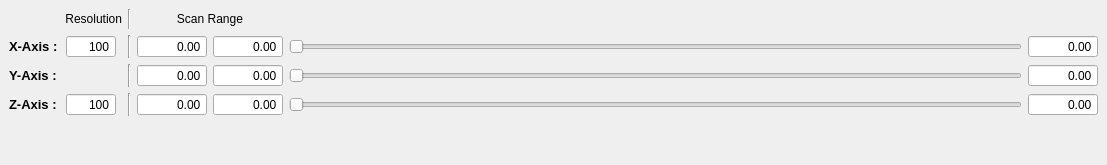
  <widget class="QDockWidget" name="scan_control_dockWidget">
   <property name="maximumSize">
    <size>
     <width>524287</width>
     <height>170</height>
    </size>
   </property>
   <property name="windowTitle">
    <string>Scan parameters</string>
   </property>
   <attribute name="dockWidgetArea">
    <number>8</number>
   </attribute>
   <widget class="QWidget" name="dockWidgetContents_3">
    <layout class="QGridLayout" name="gridLayout_3">
     <item row="0" column="0" colspan="2">
      <widget class="QLabel" name="resolutionLabel">
       <property name="sizePolicy">
        <sizepolicy hsizetype="Fixed" vsizetype="Preferred">
         <horstretch>0</horstretch>
         <verstretch>0</verstretch>
        </sizepolicy>
       </property>
       <property name="minimumSize">
        <size>
         <width>50</width>
         <height>0</height>
        </size>
       </property>
       <property name="maximumSize">
        <size>
         <width>125</width>
         <height>16777215</height>
        </size>
       </property>
       <property name="text">
        <string>Resolution</string>
       </property>
       <property name="alignment">
        <set>Qt::AlignRight|Qt::AlignTrailing|Qt::AlignVCenter</set>
       </property>
      </widget>
     </item>
     <item row="0" column="2">
      <widget class="Line" name="line">
       <property name="orientation">
        <enum>Qt::Vertical</enum>
       </property>
      </widget>
     </item>
     <item row="0" column="3" colspan="2">
      <widget class="QLabel" name="scanrangeLabel">
       <property name="text">
        <string>Scan Range</string>
       </property>
       <property name="alignment">
        <set>Qt::AlignCenter</set>
       </property>
      </widget>
     </item>
     <item row="0" column="5">
      <spacer name="horizontalSpacer_2">
       <property name="orientation">
        <enum>Qt::Horizontal</enum>
       </property>
       <property name="sizeHint" stdset="0">
        <size>
         <width>733</width>
         <height>20</height>
        </size>
       </property>
      </spacer>
     </item>
     <item row="1" column="0">
      <widget class="QLabel" name="xAxisLabel">
       <property name="sizePolicy">
        <sizepolicy hsizetype="Fixed" vsizetype="Preferred">
         <horstretch>0</horstretch>
         <verstretch>0</verstretch>
        </sizepolicy>
       </property>
       <property name="font">
        <font>
         <pointsize>10</pointsize>
         <weight>75</weight>
         <bold>true</bold>
        </font>
       </property>
       <property name="text">
        <string>X-Axis :</string>
       </property>
       <property name="scaledContents">
        <bool>false</bool>
       </property>
      </widget>
     </item>
     <item row="1" column="1">
      <widget class="QSpinBox" name="xy_res_InputWidget">
       <property name="sizePolicy">
        <sizepolicy hsizetype="Expanding" vsizetype="Fixed">
         <horstretch>0</horstretch>
         <verstretch>0</verstretch>
        </sizepolicy>
       </property>
       <property name="maximumSize">
        <size>
         <width>50</width>
         <height>16777215</height>
        </size>
       </property>
       <property name="mouseTracking">
        <bool>true</bool>
       </property>
       <property name="focusPolicy">
        <enum>Qt::WheelFocus</enum>
       </property>
       <property name="acceptDrops">
        <bool>true</bool>
       </property>
       <property name="toolTip">
        <string>&lt;html&gt;&lt;head/&gt;&lt;body&gt;&lt;p&gt;&lt;span style=&quot; font-size:10pt; font-weight:600;&quot;&gt;XY-Resolution&lt;/span&gt;&lt;/p&gt;&lt;/body&gt;&lt;/html&gt;</string>
       </property>
       <property name="alignment">
        <set>Qt::AlignRight|Qt::AlignTrailing|Qt::AlignVCenter</set>
       </property>
       <property name="buttonSymbols">
        <enum>QAbstractSpinBox::NoButtons</enum>
       </property>
       <property name="accelerated">
        <bool>true</bool>
       </property>
       <property name="minimum">
        <number>2</number>
       </property>
       <property name="maximum">
        <number>10000</number>
       </property>
       <property name="value">
        <number>100</number>
       </property>
      </widget>
     </item>
     <item row="1" column="2">
      <widget class="Line" name="line_2">
       <property name="orientation">
        <enum>Qt::Vertical</enum>
       </property>
      </widget>
     </item>
     <item row="1" column="4">
      <widget class="ScienDSpinBox" name="x_max_InputWidget">
       <property name="sizePolicy">
        <sizepolicy hsizetype="Expanding" vsizetype="Fixed">
         <horstretch>0</horstretch>
         <verstretch>0</verstretch>
        </sizepolicy>
       </property>
       <property name="minimumSize">
        <size>
         <width>70</width>
         <height>0</height>
        </size>
       </property>
       <property name="maximumSize">
        <size>
         <width>50</width>
         <height>16777215</height>
        </size>
       </property>
       <property name="mouseTracking">
        <bool>true</bool>
       </property>
       <property name="focusPolicy">
        <enum>Qt::WheelFocus</enum>
       </property>
       <property name="acceptDrops">
        <bool>true</bool>
       </property>
       <property name="toolTip">
        <string>&lt;html&gt;&lt;head/&gt;&lt;body&gt;&lt;p&gt;&lt;span style=&quot; font-size:10pt; font-weight:600;&quot;&gt;X_Max&lt;/span&gt;&lt;/p&gt;&lt;/body&gt;&lt;/html&gt;</string>
       </property>
       <property name="alignment">
        <set>Qt::AlignRight|Qt::AlignTrailing|Qt::AlignVCenter</set>
       </property>
       <property name="buttonSymbols">
        <enum>QAbstractSpinBox::NoButtons</enum>
       </property>
       <property name="accelerated">
        <bool>true</bool>
       </property>
       <property name="decimals">
        <number>2</number>
       </property>
       <property name="minimum">
        <double>-200.000000000000000</double>
       </property>
       <property name="maximum">
        <double>200.000000000000000</double>
       </property>
      </widget>
     </item>
     <item row="1" column="5">
      <widget class="QSlider" name="x_SliderWidget">
       <property name="minimumSize">
        <size>
         <width>150</width>
         <height>0</height>
        </size>
       </property>
       <property name="singleStep">
        <number>1</number>
       </property>
       <property name="orientation">
        <enum>Qt::Horizontal</enum>
       </property>
      </widget>
     </item>
     <item row="1" column="6">
      <widget class="ScienDSpinBox" name="x_current_InputWidget">
       <property name="sizePolicy">
        <sizepolicy hsizetype="Expanding" vsizetype="Fixed">
         <horstretch>0</horstretch>
         <verstretch>0</verstretch>
        </sizepolicy>
       </property>
       <property name="minimumSize">
        <size>
         <width>70</width>
         <height>0</height>
        </size>
       </property>
       <property name="maximumSize">
        <size>
         <width>50</width>
         <height>16777215</height>
        </size>
       </property>
       <property name="mouseTracking">
        <bool>true</bool>
       </property>
       <property name="focusPolicy">
        <enum>Qt::WheelFocus</enum>
       </property>
       <property name="acceptDrops">
        <bool>true</bool>
       </property>
       <property name="toolTip">
        <string>&lt;html&gt;&lt;head/&gt;&lt;body&gt;&lt;p&gt;&lt;span style=&quot; font-size:10pt; font-weight:600;&quot;&gt;X-position&lt;/span&gt;&lt;/p&gt;&lt;/body&gt;&lt;/html&gt;</string>
       </property>
       <property name="alignment">
        <set>Qt::AlignRight|Qt::AlignTrailing|Qt::AlignVCenter</set>
       </property>
       <property name="buttonSymbols">
        <enum>QAbstractSpinBox::NoButtons</enum>
       </property>
       <property name="accelerated">
        <bool>true</bool>
       </property>
       <property name="decimals">
        <number>2</number>
       </property>
       <property name="minimum">
        <double>-1000.000000000000000</double>
       </property>
       <property name="maximum">
        <double>1000.000000000000000</double>
       </property>
       <property name="singleStep">
        <double>0.010000000000000</double>
       </property>
      </widget>
     </item>
     <item row="2" column="0">
      <widget class="QLabel" name="yAxisLabel">
       <property name="sizePolicy">
        <sizepolicy hsizetype="Fixed" vsizetype="Preferred">
         <horstretch>0</horstretch>
         <verstretch>0</verstretch>
        </sizepolicy>
       </property>
       <property name="font">
        <font>
         <pointsize>10</pointsize>
         <weight>75</weight>
         <bold>true</bold>
        </font>
       </property>
       <property name="text">
        <string>Y-Axis :</string>
       </property>
      </widget>
     </item>
     <item row="2" column="1">
      <spacer name="horizontalSpacer_3">
       <property name="orientation">
        <enum>Qt::Horizontal</enum>
       </property>
       <property name="sizeType">
        <enum>QSizePolicy::Fixed</enum>
       </property>
       <property name="sizeHint" stdset="0">
        <size>
         <width>56</width>
         <height>20</height>
        </size>
       </property>
      </spacer>
     </item>
     <item row="2" column="2">
      <widget class="Line" name="line_3">
       <property name="orientation">
        <enum>Qt::Vertical</enum>
       </property>
      </widget>
     </item>
     <item row="2" column="3">
      <widget class="ScienDSpinBox" name="y_min_InputWidget">
       <property name="sizePolicy">
        <sizepolicy hsizetype="Expanding" vsizetype="Fixed">
         <horstretch>0</horstretch>
         <verstretch>0</verstretch>
        </sizepolicy>
       </property>
       <property name="minimumSize">
        <size>
         <width>70</width>
         <height>0</height>
        </size>
       </property>
       <property name="maximumSize">
        <size>
         <width>50</width>
         <height>16777215</height>
        </size>
       </property>
       <property name="mouseTracking">
        <bool>true</bool>
       </property>
       <property name="focusPolicy">
        <enum>Qt::WheelFocus</enum>
       </property>
       <property name="acceptDrops">
        <bool>true</bool>
       </property>
       <property name="toolTip">
        <string>&lt;html&gt;&lt;head/&gt;&lt;body&gt;&lt;p&gt;&lt;span style=&quot; font-size:10pt; font-weight:600;&quot;&gt;Y_Min&lt;/span&gt;&lt;/p&gt;&lt;/body&gt;&lt;/html&gt;</string>
       </property>
       <property name="alignment">
        <set>Qt::AlignRight|Qt::AlignTrailing|Qt::AlignVCenter</set>
       </property>
       <property name="buttonSymbols">
        <enum>QAbstractSpinBox::NoButtons</enum>
       </property>
       <property name="accelerated">
        <bool>true</bool>
       </property>
       <property name="decimals">
        <number>2</number>
       </property>
       <property name="minimum">
        <double>-200.000000000000000</double>
       </property>
       <property name="maximum">
        <double>200.000000000000000</double>
       </property>
      </widget>
     </item>
     <item row="2" column="4">
      <widget class="ScienDSpinBox" name="y_max_InputWidget">
       <property name="sizePolicy">
        <sizepolicy hsizetype="Expanding" vsizetype="Fixed">
         <horstretch>0</horstretch>
         <verstretch>0</verstretch>
        </sizepolicy>
       </property>
       <property name="minimumSize">
        <size>
         <width>70</width>
         <height>0</height>
        </size>
       </property>
       <property name="maximumSize">
        <size>
         <width>50</width>
         <height>16777215</height>
        </size>
       </property>
       <property name="mouseTracking">
        <bool>true</bool>
       </property>
       <property name="focusPolicy">
        <enum>Qt::WheelFocus</enum>
       </property>
       <property name="acceptDrops">
        <bool>true</bool>
       </property>
       <property name="toolTip">
        <string>&lt;html&gt;&lt;head/&gt;&lt;body&gt;&lt;p&gt;&lt;span style=&quot; font-size:10pt; font-weight:600;&quot;&gt;Y_Max&lt;/span&gt;&lt;/p&gt;&lt;/body&gt;&lt;/html&gt;</string>
       </property>
       <property name="alignment">
        <set>Qt::AlignRight|Qt::AlignTrailing|Qt::AlignVCenter</set>
       </property>
       <property name="buttonSymbols">
        <enum>QAbstractSpinBox::NoButtons</enum>
       </property>
       <property name="accelerated">
        <bool>true</bool>
       </property>
       <property name="decimals">
        <number>2</number>
       </property>
       <property name="minimum">
        <double>-200.000000000000000</double>
       </property>
       <property name="maximum">
        <double>200.000000000000000</double>
       </property>
      </widget>
     </item>
     <item row="2" column="5">
      <widget class="QSlider" name="y_SliderWidget">
       <property name="sizePolicy">
        <sizepolicy hsizetype="Expanding" vsizetype="Fixed">
         <horstretch>0</horstretch>
         <verstretch>0</verstretch>
        </sizepolicy>
       </property>
       <property name="minimumSize">
        <size>
         <width>150</width>
         <height>0</height>
        </size>
       </property>
       <property name="sizeIncrement">
        <size>
         <width>0</width>
         <height>0</height>
        </size>
       </property>
       <property name="baseSize">
        <size>
         <width>0</width>
         <height>0</height>
        </size>
       </property>
       <property name="focusPolicy">
        <enum>Qt::StrongFocus</enum>
       </property>
       <property name="orientation">
        <enum>Qt::Horizontal</enum>
       </property>
      </widget>
     </item>
     <item row="2" column="6">
      <widget class="ScienDSpinBox" name="y_current_InputWidget">
       <property name="sizePolicy">
        <sizepolicy hsizetype="Expanding" vsizetype="Fixed">
         <horstretch>0</horstretch>
         <verstretch>0</verstretch>
        </sizepolicy>
       </property>
       <property name="minimumSize">
        <size>
         <width>70</width>
         <height>0</height>
        </size>
       </property>
       <property name="maximumSize">
        <size>
         <width>50</width>
         <height>16777215</height>
        </size>
       </property>
       <property name="mouseTracking">
        <bool>true</bool>
       </property>
       <property name="focusPolicy">
        <enum>Qt::WheelFocus</enum>
       </property>
       <property name="acceptDrops">
        <bool>true</bool>
       </property>
       <property name="toolTip">
        <string>&lt;html&gt;&lt;head/&gt;&lt;body&gt;&lt;p&gt;&lt;span style=&quot; font-size:10pt; font-weight:600;&quot;&gt;Y-position&lt;/span&gt;&lt;/p&gt;&lt;/body&gt;&lt;/html&gt;</string>
       </property>
       <property name="alignment">
        <set>Qt::AlignRight|Qt::AlignTrailing|Qt::AlignVCenter</set>
       </property>
       <property name="buttonSymbols">
        <enum>QAbstractSpinBox::NoButtons</enum>
       </property>
       <property name="accelerated">
        <bool>true</bool>
       </property>
       <property name="decimals">
        <number>2</number>
       </property>
       <property name="minimum">
        <double>-1000.000000000000000</double>
       </property>
       <property name="maximum">
        <double>1000.000000000000000</double>
       </property>
       <property name="singleStep">
        <double>0.010000000000000</double>
       </property>
      </widget>
     </item>
     <item row="3" column="0">
      <widget class="QLabel" name="zAxisLabel">
       <property name="sizePolicy">
        <sizepolicy hsizetype="Fixed" vsizetype="Preferred">
         <horstretch>0</horstretch>
         <verstretch>0</verstretch>
        </sizepolicy>
       </property>
       <property name="minimumSize">
        <size>
         <width>51</width>
         <height>0</height>
        </size>
       </property>
       <property name="font">
        <font>
         <pointsize>10</pointsize>
         <weight>75</weight>
         <bold>true</bold>
        </font>
       </property>
       <property name="text">
        <string>Z-Axis :</string>
       </property>
      </widget>
     </item>
     <item row="3" column="1">
      <widget class="QSpinBox" name="z_res_InputWidget">
       <property name="sizePolicy">
        <sizepolicy hsizetype="Expanding" vsizetype="Fixed">
         <horstretch>0</horstretch>
         <verstretch>0</verstretch>
        </sizepolicy>
       </property>
       <property name="maximumSize">
        <size>
         <width>50</width>
         <height>16777215</height>
        </size>
       </property>
       <property name="mouseTracking">
        <bool>true</bool>
       </property>
       <property name="focusPolicy">
        <enum>Qt::WheelFocus</enum>
       </property>
       <property name="acceptDrops">
        <bool>true</bool>
       </property>
       <property name="toolTip">
        <string>&lt;html&gt;&lt;head/&gt;&lt;body&gt;&lt;p&gt;&lt;span style=&quot; font-size:10pt; font-weight:600;&quot;&gt;Z-Resolution&lt;/span&gt;&lt;/p&gt;&lt;/body&gt;&lt;/html&gt;</string>
       </property>
       <property name="alignment">
        <set>Qt::AlignRight|Qt::AlignTrailing|Qt::AlignVCenter</set>
       </property>
       <property name="buttonSymbols">
        <enum>QAbstractSpinBox::NoButtons</enum>
       </property>
       <property name="accelerated">
        <bool>true</bool>
       </property>
       <property name="minimum">
        <number>2</number>
       </property>
       <property name="maximum">
        <number>10000</number>
       </property>
       <property name="value">
        <number>100</number>
       </property>
      </widget>
     </item>
     <item row="3" column="2">
      <widget class="Line" name="line_4">
       <property name="orientation">
        <enum>Qt::Vertical</enum>
       </property>
      </widget>
     </item>
     <item row="3" column="3">
      <widget class="ScienDSpinBox" name="z_min_InputWidget">
       <property name="sizePolicy">
        <sizepolicy hsizetype="Expanding" vsizetype="Fixed">
         <horstretch>0</horstretch>
         <verstretch>0</verstretch>
        </sizepolicy>
       </property>
       <property name="minimumSize">
        <size>
         <width>70</width>
         <height>0</height>
        </size>
       </property>
       <property name="maximumSize">
        <size>
         <width>50</width>
         <height>16777215</height>
        </size>
       </property>
       <property name="mouseTracking">
        <bool>true</bool>
       </property>
       <property name="focusPolicy">
        <enum>Qt::WheelFocus</enum>
       </property>
       <property name="acceptDrops">
        <bool>true</bool>
       </property>
       <property name="toolTip">
        <string>&lt;html&gt;&lt;head/&gt;&lt;body&gt;&lt;p&gt;&lt;span style=&quot; font-size:10pt; font-weight:600;&quot;&gt;Z_Min&lt;/span&gt;&lt;/p&gt;&lt;/body&gt;&lt;/html&gt;</string>
       </property>
       <property name="alignment">
        <set>Qt::AlignRight|Qt::AlignTrailing|Qt::AlignVCenter</set>
       </property>
       <property name="buttonSymbols">
        <enum>QAbstractSpinBox::NoButtons</enum>
       </property>
       <property name="accelerated">
        <bool>true</bool>
       </property>
       <property name="decimals">
        <number>2</number>
       </property>
       <property name="minimum">
        <double>-200.000000000000000</double>
       </property>
       <property name="maximum">
        <double>200.000000000000000</double>
       </property>
      </widget>
     </item>
     <item row="3" column="4">
      <widget class="ScienDSpinBox" name="z_max_InputWidget">
       <property name="sizePolicy">
        <sizepolicy hsizetype="Expanding" vsizetype="Fixed">
         <horstretch>0</horstretch>
         <verstretch>0</verstretch>
        </sizepolicy>
       </property>
       <property name="minimumSize">
        <size>
         <width>70</width>
         <height>0</height>
        </size>
       </property>
       <property name="maximumSize">
        <size>
         <width>50</width>
         <height>16777215</height>
        </size>
       </property>
       <property name="mouseTracking">
        <bool>true</bool>
       </property>
       <property name="focusPolicy">
        <enum>Qt::WheelFocus</enum>
       </property>
       <property name="acceptDrops">
        <bool>true</bool>
       </property>
       <property name="toolTip">
        <string>&lt;html&gt;&lt;head/&gt;&lt;body&gt;&lt;p&gt;&lt;span style=&quot; font-size:10pt; font-weight:600;&quot;&gt;Z_Max&lt;/span&gt;&lt;/p&gt;&lt;/body&gt;&lt;/html&gt;</string>
       </property>
       <property name="alignment">
        <set>Qt::AlignRight|Qt::AlignTrailing|Qt::AlignVCenter</set>
       </property>
       <property name="buttonSymbols">
        <enum>QAbstractSpinBox::NoButtons</enum>
       </property>
       <property name="accelerated">
        <bool>true</bool>
       </property>
       <property name="decimals">
        <number>2</number>
       </property>
       <property name="minimum">
        <double>-200.000000000000000</double>
       </property>
       <property name="maximum">
        <double>200.000000000000000</double>
       </property>
      </widget>
     </item>
     <item row="3" column="5">
      <widget class="QSlider" name="z_SliderWidget">
       <property name="minimumSize">
        <size>
         <width>150</width>
         <height>0</height>
        </size>
       </property>
       <property name="orientation">
        <enum>Qt::Horizontal</enum>
       </property>
      </widget>
     </item>
     <item row="3" column="6">
      <widget class="ScienDSpinBox" name="z_current_InputWidget">
       <property name="sizePolicy">
        <sizepolicy hsizetype="Expanding" vsizetype="Fixed">
         <horstretch>0</horstretch>
         <verstretch>0</verstretch>
        </sizepolicy>
       </property>
       <property name="minimumSize">
        <size>
         <width>70</width>
         <height>0</height>
        </size>
       </property>
       <property name="maximumSize">
        <size>
         <width>50</width>
         <height>16777215</height>
        </size>
       </property>
       <property name="mouseTracking">
        <bool>true</bool>
       </property>
       <property name="focusPolicy">
        <enum>Qt::WheelFocus</enum>
       </property>
       <property name="acceptDrops">
        <bool>true</bool>
       </property>
       <property name="toolTip">
        <string>&lt;html&gt;&lt;head/&gt;&lt;body&gt;&lt;p&gt;&lt;span style=&quot; font-size:10pt; font-weight:600;&quot;&gt;Z-position&lt;/span&gt;&lt;/p&gt;&lt;/body&gt;&lt;/html&gt;</string>
       </property>
       <property name="alignment">
        <set>Qt::AlignRight|Qt::AlignTrailing|Qt::AlignVCenter</set>
       </property>
       <property name="buttonSymbols">
        <enum>QAbstractSpinBox::NoButtons</enum>
       </property>
       <property name="decimals">
        <number>2</number>
       </property>
       <property name="minimum">
        <double>-1000.000000000000000</double>
       </property>
       <property name="maximum">
        <double>1000.000000000000000</double>
       </property>
       <property name="singleStep">
        <double>0.010000000000000</double>
       </property>
      </widget>
     </item>
     <item row="4" column="5">
      <spacer name="verticalSpacer_2">
       <property name="orientation">
        <enum>Qt::Vertical</enum>
       </property>
       <property name="sizeHint" stdset="0">
        <size>
         <width>20</width>
         <height>40</height>
        </size>
       </property>
      </spacer>
     </item>
     <item row="1" column="3">
      <widget class="ScienDSpinBox" name="x_min_InputWidget">
       <property name="sizePolicy">
        <sizepolicy hsizetype="Expanding" vsizetype="Fixed">
         <horstretch>0</horstretch>
         <verstretch>0</verstretch>
        </sizepolicy>
       </property>
       <property name="minimumSize">
        <size>
         <width>70</width>
         <height>0</height>
        </size>
       </property>
       <property name="maximumSize">
        <size>
         <width>50</width>
         <height>16777215</height>
        </size>
       </property>
       <property name="mouseTracking">
        <bool>true</bool>
       </property>
       <property name="focusPolicy">
        <enum>Qt::WheelFocus</enum>
       </property>
       <property name="acceptDrops">
        <bool>true</bool>
       </property>
       <property name="toolTip">
        <string>&lt;html&gt;&lt;head/&gt;&lt;body&gt;&lt;p&gt;&lt;span style=&quot; font-size:10pt; font-weight:600;&quot;&gt;X_Min&lt;/span&gt;&lt;/p&gt;&lt;/body&gt;&lt;/html&gt;</string>
       </property>
       <property name="alignment">
        <set>Qt::AlignRight|Qt::AlignTrailing|Qt::AlignVCenter</set>
       </property>
       <property name="buttonSymbols">
        <enum>QAbstractSpinBox::NoButtons</enum>
       </property>
       <property name="accelerated">
        <bool>true</bool>
       </property>
       <property name="decimals">
        <number>2</number>
       </property>
       <property name="minimum">
        <double>-200.000000000000000</double>
       </property>
       <property name="maximum">
        <double>200.000000000000000</double>
       </property>
       <property name="singleStep">
        <double>0.100000000000000</double>
       </property>
      </widget>
     </item>
    </layout>
   </widget>
  </widget>
